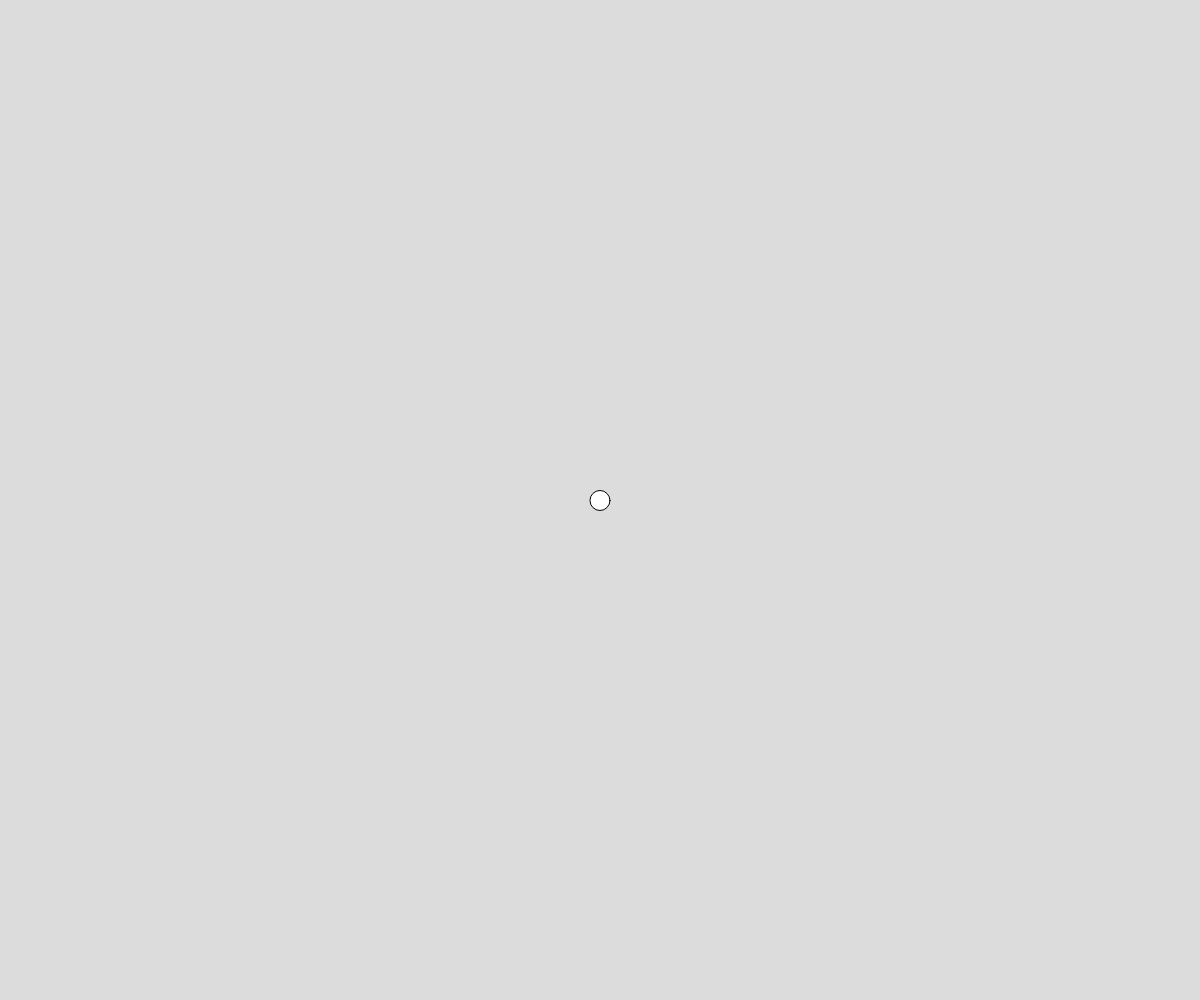
Frame 1 (no input)
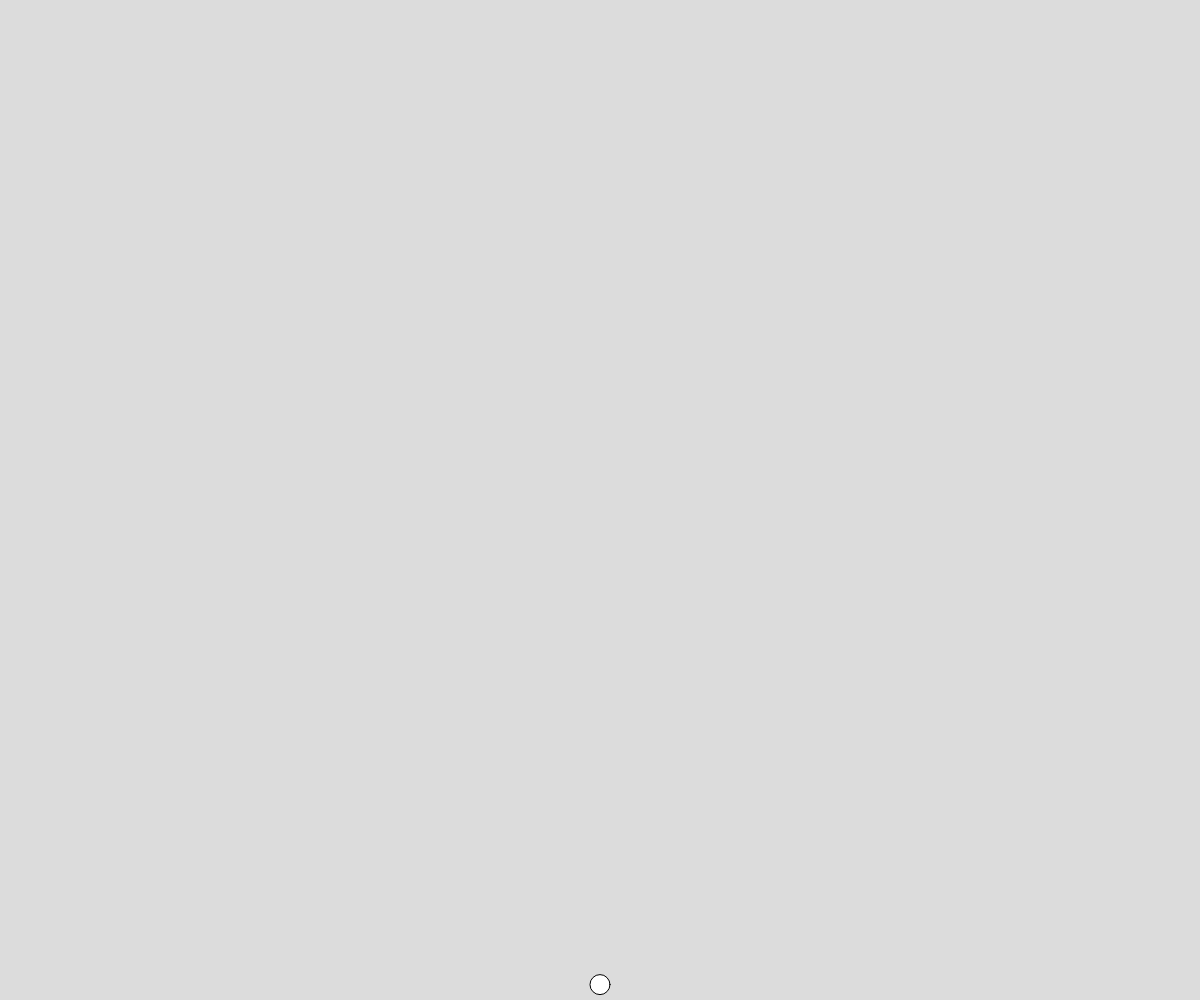
Frame 60 (no input)
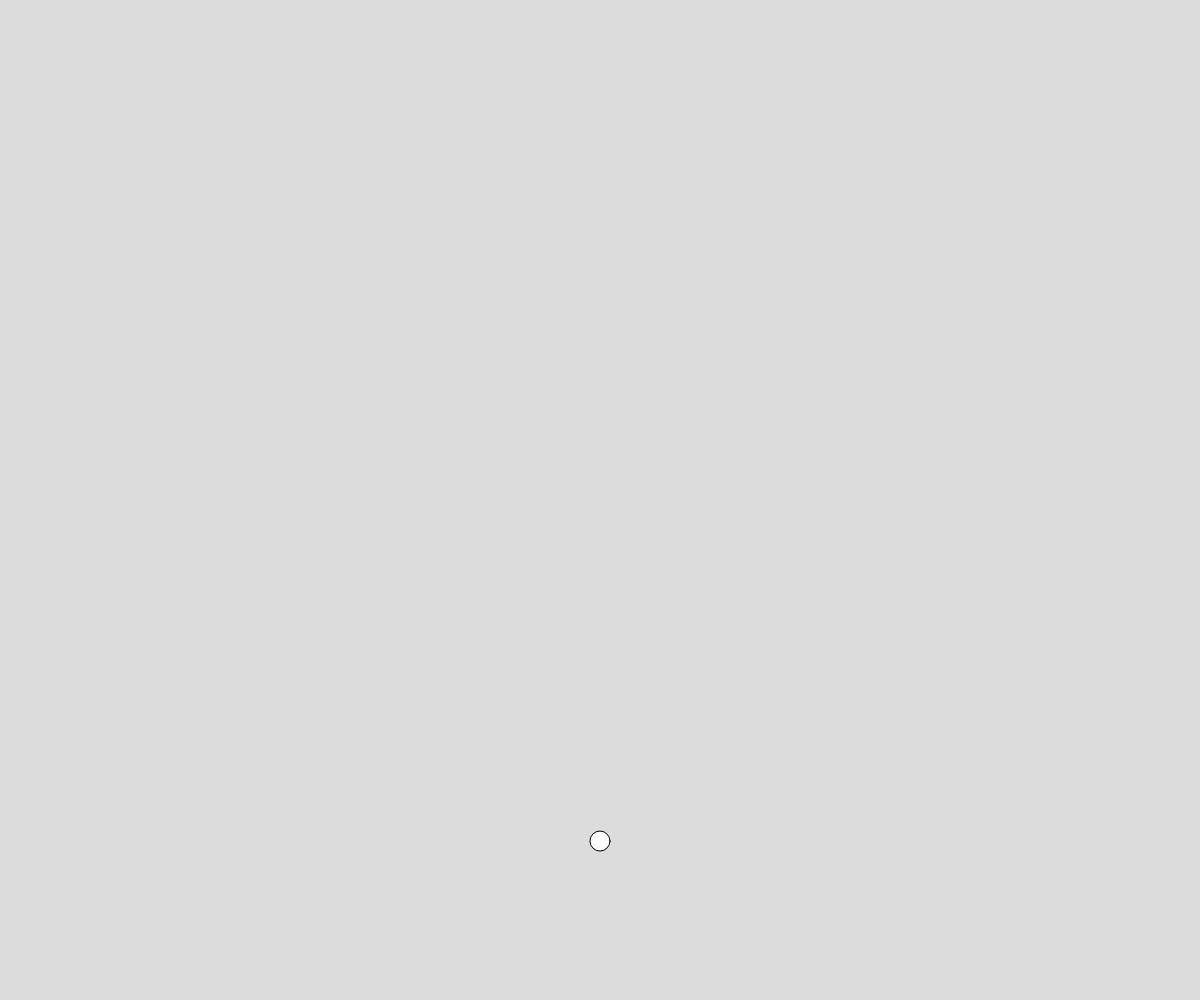
Frame 120 (the mouse pressed at the canvas centre since frame 60)

The p5.js sketch that drew these frames (run headless with seeded random() and noise() and a simulated clock; from frame 60 on, the mouse is pressed at the canvas centre):

// p5.js sketch
// ── sketch.js
let ball;
let gravity;

function setup() {
  createCanvas(windowWidth, windowHeight);
  ball = new Ball();
  gravity = createVector(0, 0.5);
}

function draw() {
  background(220);
  ball.applyForce(gravity);
  ball.update();
  ball.display();

  if (mouseIsPressed) {
    let newVectorX = mouseX - ball.pos.x;
    let newVectorY = mouseY - ball.pos.y;
    let newVector = createVector(newVectorX, newVectorY);
    newVector.div(100);

    ball.applyForce(newVector);
  }
}

class Ball {
  pos = createVector(width / 2, height / 2);
  velocity = createVector(0, 0);
  acceleration = createVector(0, 0);

  radius = 10;
  bouncyness = 0.2;

  constructor() { }

  applyForce(f) {
    let newForce = f.copy();
    this.acceleration.add(newForce);
  }

  update() {
    this.checkEdges();
    this.velocity.add(this.acceleration);
    this.velocity.mult(0.99)
    this.pos.add(this.velocity);
    this.acceleration.mult(0);

    this.pos.set(
      constrain(this.pos.x, this.radius, width - this.radius),
      constrain(this.pos.y, -Infinity, height - this.radius)
    );
  }

  display() {
    stroke(0);
    strokeWeight(1);
    circle(this.pos.x, this.pos.y, this.radius * 2);

    if (this.pos.y < -this.radius) {
      stroke(255, 100, 100);
      strokeWeight(3);
      line(this.pos.x, 5, this.pos.x, 25);
    }
  }

  checkEdges() {
    if (this.pos.x - this.radius <= 0 || this.pos.x >= width - this.radius) {
      this.velocity.x *= -this.bouncyness;
    }

    if (this.pos.y >= height - this.radius) {
      this.velocity.y *= -this.bouncyness;
    }
  }
}
